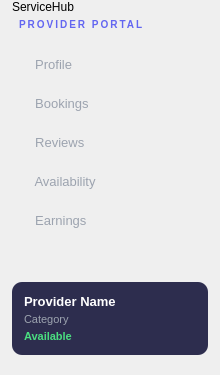
    <widget class="QWidget" name="sidebarWidget">
     <property name="minimumSize">
      <size>
       <width>220</width>
       <height>0</height>
      </size>
     </property>
     <property name="maximumSize">
      <size>
       <width>220</width>
       <height>16777215</height>
      </size>
     </property>
     <layout class="QVBoxLayout" name="sidebarLayout">
      <property name="spacing">
       <number>4</number>
      </property>
      <property name="leftMargin">
       <number>12</number>
      </property>
      <property name="topMargin">
       <number>0</number>
      </property>
      <property name="rightMargin">
       <number>12</number>
      </property>
      <property name="bottomMargin">
       <number>20</number>
      </property>
      <item>
       <widget class="QLabel" name="logoLabel">
        <property name="text">
         <string>ServiceHub</string>
        </property>
       </widget>
      </item>
      <item>
       <widget class="QLabel" name="portalLabel">
        <property name="text">
         <string>PROVIDER PORTAL</string>
        </property>
        <property name="styleSheet">
         <string notr="true">color:#6366f1;font-size:10px;font-weight:bold;letter-spacing:2px;padding:0 4px 12px;</string>
        </property>
       </widget>
      </item>
      <item>
       <widget class="QPushButton" name="navProfileBtn">
        <property name="text">
         <string>  Profile</string>
        </property>
        <property name="styleSheet">
         <string notr="true">QPushButton{background:transparent;color:#9ca3af;border-radius:8px;padding:10px 16px;text-align:left;font-size:13px;border:none;}QPushButton:hover{background:#2d2d4e;color:#ffffff;}</string>
        </property>
       </widget>
      </item>
      <item>
       <widget class="QPushButton" name="navBookingsBtn">
        <property name="text">
         <string>  Bookings</string>
        </property>
        <property name="styleSheet">
         <string notr="true">QPushButton{background:transparent;color:#9ca3af;border-radius:8px;padding:10px 16px;text-align:left;font-size:13px;border:none;}QPushButton:hover{background:#2d2d4e;color:#ffffff;}</string>
        </property>
       </widget>
      </item>
      <item>
       <widget class="QPushButton" name="navReviewsBtn">
        <property name="text">
         <string>  Reviews</string>
        </property>
        <property name="styleSheet">
         <string notr="true">QPushButton{background:transparent;color:#9ca3af;border-radius:8px;padding:10px 16px;text-align:left;font-size:13px;border:none;}QPushButton:hover{background:#2d2d4e;color:#ffffff;}</string>
        </property>
       </widget>
      </item>
      <item>
       <widget class="QPushButton" name="navAvailabilityBtn">
        <property name="text">
         <string>  Availability</string>
        </property>
        <property name="styleSheet">
         <string notr="true">QPushButton{background:transparent;color:#9ca3af;border-radius:8px;padding:10px 16px;text-align:left;font-size:13px;border:none;}QPushButton:hover{background:#2d2d4e;color:#ffffff;}</string>
        </property>
       </widget>
      </item>
      <item>
       <widget class="QPushButton" name="navEarningsBtn">
        <property name="text">
         <string>  Earnings</string>
        </property>
        <property name="styleSheet">
         <string notr="true">QPushButton{background:transparent;color:#9ca3af;border-radius:8px;padding:10px 16px;text-align:left;font-size:13px;border:none;}QPushButton:hover{background:#2d2d4e;color:#ffffff;}</string>
        </property>
       </widget>
      </item>
      <item>
       <spacer name="sidebarSpacer">
        <property name="orientation">
         <enum>Qt::Vertical</enum>
        </property>
        <property name="sizeHint" stdset="0">
         <size>
          <width>20</width>
          <height>40</height>
         </size>
        </property>
       </spacer>
      </item>
      <item>
       <widget class="QFrame" name="sidebarCard">
        <property name="styleSheet">
         <string notr="true">QFrame#sidebarCard{background-color:#2d2d4e;border-radius:10px;border:none;}</string>
        </property>
        <layout class="QVBoxLayout" name="sidebarCardLayout">
         <property name="spacing">
          <number>4</number>
         </property>
         <property name="leftMargin">
          <number>12</number>
         </property>
         <property name="topMargin">
          <number>12</number>
         </property>
         <property name="rightMargin">
          <number>12</number>
         </property>
         <property name="bottomMargin">
          <number>12</number>
         </property>
         <item>
          <widget class="QLabel" name="sidebarNameLabel">
           <property name="text">
            <string>Provider Name</string>
           </property>
           <property name="styleSheet">
            <string notr="true">color:#ffffff;font-weight:bold;font-size:13px;</string>
           </property>
          </widget>
         </item>
         <item>
          <widget class="QLabel" name="sidebarCategoryLabel">
           <property name="text">
            <string>Category</string>
           </property>
           <property name="styleSheet">
            <string notr="true">color:#9ca3af;font-size:11px;</string>
           </property>
          </widget>
         </item>
         <item>
          <widget class="QLabel" name="profileStatusBadge">
           <property name="text">
            <string>Available</string>
           </property>
           <property name="styleSheet">
            <string notr="true">color:#4ade80;font-size:11px;font-weight:bold;</string>
           </property>
          </widget>
         </item>
        </layout>
       </widget>
      </item>
     </layout>
    </widget>
